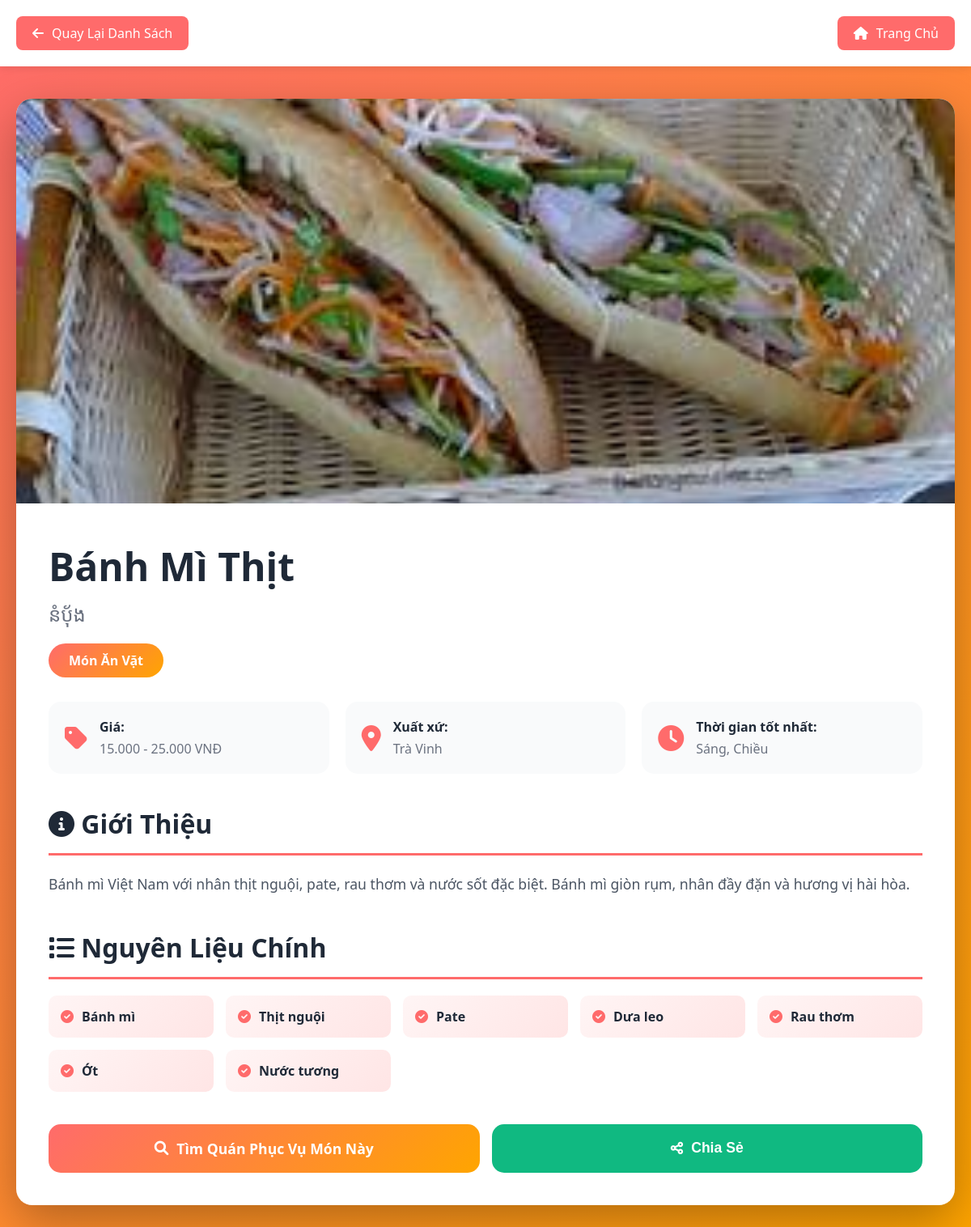
The app's page /chi-tiet-mon-an.php?id=banh-mi-thit-2 with its own data.
### tables this page shows
CREATE TABLE `foods` (
  `food_id` varchar(50) NOT NULL,
  `name` varchar(255) NOT NULL,
  `name_vi` varchar(255) NOT NULL,
  `name_khmer` varchar(255) NOT NULL,
  `category` varchar(50) DEFAULT NULL,
  `description` text DEFAULT NULL,
  `ingredients` longtext DEFAULT NULL CHECK (json_valid(`ingredients`)),
  `price_range` varchar(50) DEFAULT NULL,
  `image_url` varchar(255) DEFAULT NULL,
  `origin` varchar(100) DEFAULT NULL,
  `best_time` varchar(100) DEFAULT NULL,
  `status` varchar(50) DEFAULT NULL
);

### models/Food.php (called while the page is built, shortened)
<?php
class Food {
    private $conn;
    private $table_name = "foods";
    public $food_id;
    public function __construct($db = null) {
        if ($db) {
            $this->conn = $db;
        } else {
            $database = new Database();
            $this->conn = $database->getConnection();
        }
    }
    public function readOne() {
        $query = "SELECT * FROM " . $this->table_name . "
                 WHERE food_id = :food_id
                 LIMIT 0,1";
        $stmt = $this->conn->prepare($query);
        $stmt->bindParam(':food_id', $this->food_id);
        $stmt->execute();
        $row = $stmt->fetch(PDO::FETCH_ASSOC);
        if ($row) {
            $this->name = $row['name'];
            $this->name_khmer = $row['name_khmer'];
            $this->category = $row['category'];
            $this->description = $row['description'];
            $this->ingredients = $row['ingredients'];
            $this->price_range = $row['price_range'];
            $this->image_url = $row['image_url'];
            $this->origin = $row['origin'];
            $this->best_time = $row['best_time'];
            return true;
        }
        return false;
    }
}
?>

### chi-tiet-mon-an.php (the view, shortened to what this page needs)
<?php
require_once 'config/database.php';
require_once 'models/Food.php';
$foodId = isset($_GET['id']) ? $_GET['id'] : '';
try {
    $database = new Database();
    $db = $database->getConnection();
    $food = new Food($db);
    $food->food_id = $foodId;
    if (!$food->readOne()) {
        header('Location: am-thuc-dynamic.php');
        exit();
    }
    $ingredients = json_decode($food->ingredients, true) ?? [];
} catch (Exception $e) {
    $error = $e->getMessage();
}
?>
<!DOCTYPE html>
<html lang="vi">
<head>
    <link href="https://cdnjs.cloudflare.com/ajax/libs/font-awesome/6.0.0/css/all.min.css" rel="stylesheet">
</head>
<body>
    <div class="header">
        <div class="header-content">
            <a href="am-thuc-dynamic.php" class="back-btn">
                <i class="fas fa-arrow-left"></i>
                Quay Lại Danh Sách
            </a>
            <a href="index.php" class="back-btn">
                <i class="fas fa-home"></i>
                Trang Chủ
            </a>
        </div>
    </div>
    <div class="container">
        <div class="detail-card">
            <img src="<?php echo htmlspecialchars($food->image_url ?? 'images/placeholder-food.jpg'); ?>"
                 alt="<?php echo htmlspecialchars($food->name); ?>"
                 class="hero-image"
                 onerror="this.src='images/placeholder-food.jpg'">
            <div class="content">
                <div class="title-section">
                    <h1 class="food-name"><?php echo htmlspecialchars($food->name); ?></h1>
                    <?php if (!empty($food->name_khmer)): ?>
                    <div class="food-name-khmer"><?php echo htmlspecialchars($food->name_khmer); ?></div>
                    <?php endif; ?>
                    <span class="category-badge">
                        <?php
                        $catNames = [
                            'mon-chinh' => 'Món Chính',
                            'mon-an-vat' => 'Món Ăn Vặt',
                            'banh-ngot' => 'Bánh Ngọt',
                            'do-uong' => 'Đồ Uống'
                        ];
                        echo $catNames[$food->category] ?? 'Món ăn';
                        ?>
                    </span>
                </div>
                <div class="info-grid">
                    <div class="info-item">
                        <i class="fas fa-tag info-icon"></i>
                        <div class="info-content">
                            <strong>Giá:</strong>
                            <span><?php echo htmlspecialchars($food->price_range ?? 'Liên hệ'); ?></span>
                        </div>
                    </div>
                    <div class="info-item">
                        <i class="fas fa-map-marker-alt info-icon"></i>
                        <div class="info-content">
                            <strong>Xuất xứ:</strong>
                            <span><?php echo htmlspecialchars($food->origin ?? 'Trà Vinh'); ?></span>
                        </div>
                    </div>
                    <div class="info-item">
                        <i class="fas fa-clock info-icon"></i>
                        <div class="info-content">
                            <strong>Thời gian tốt nhất:</strong>
                            <span><?php echo htmlspecialchars($food->best_time ?? 'Cả ngày'); ?></span>
                        </div>
                    </div>
                </div>
                <div class="section">
                    <h2 class="section-title">
                        <i class="fas fa-info-circle"></i>
                        Giới Thiệu
                    </h2>
                    <div class="description">
                        <?php echo nl2br(htmlspecialchars($food->description)); ?>
                    </div>
                </div>
                <?php if (!empty($ingredients)): ?>
                <div class="section">
                    <h2 class="section-title">
                        <i class="fas fa-list"></i>
                        Nguyên Liệu Chính
                    </h2>
                    <div class="ingredients-list">
                        <?php foreach ($ingredients as $ingredient): ?>
                        <div class="ingredient-item">
                            <i class="fas fa-check-circle"></i>
                            <?php echo htmlspecialchars($ingredient); ?>
                        </div>
                        <?php endforeach; ?>
                    </div>
                </div>
                <?php endif; ?>
                <div class="action-buttons">
                    <a href="tim-quan-an.php?food_type=<?php echo urlencode($food->food_id); ?>"
                       class="btn btn-primary">
                        <i class="fas fa-search"></i>
                        Tìm Quán Phục Vụ Món Này
                    </a>
                    <button onclick="shareFood()" class="btn btn-secondary">
                        <i class="fas fa-share-alt"></i>
                        Chia Sẻ
                    </button>
                </div>
            </div>
        </div>
    </div>
</body>
</html>

### chi-tiet-mon-an.php (style rules this page uses)
* { margin: 0; padding: 0; box-sizing: border-box; }
body { font-family: 'Segoe UI', Tahoma, Geneva, Verdana, sans-serif; background: linear-gradient(135deg, #ff6b6b 0%, #ffa500 100%); min-height: 100vh; }
.header { background: white; padding: 20px; box-shadow: 0 2px 10px rgba(0, 0, 0, 0.1); }
.header-content { max-width: 1200px; margin: 0 auto; display: flex; justify-content: space-between; align-items: center; }
.back-btn { display: inline-flex; align-items: center; gap: 10px; padding: 10px 20px; background: #ff6b6b; color: white; text-decoration: none; border-radius: 8px; transition: all 0.3s; }
.container { max-width: 1200px; margin: 40px auto; padding: 0 20px; }
.detail-card { background: white; border-radius: 20px; overflow: hidden; box-shadow: 0 20px 60px rgba(0, 0, 0, 0.3); }
.hero-image { width: 100%; height: 500px; object-fit: cover; }
.content { padding: 40px; }
.title-section { margin-bottom: 30px; }
.food-name { font-size: 3em; color: #1f2937; margin-bottom: 10px; }
.food-name-khmer { font-size: 1.5em; color: #6b7280; margin-bottom: 20px; }
.category-badge { display: inline-block; background: linear-gradient(135deg, #ff6b6b 0%, #ffa500 100%); color: white; padding: 10px 25px; border-radius: 25px; font-weight: 600; }
.info-grid { display: grid; grid-template-columns: repeat(auto-fit, minmax(250px, 1fr)); gap: 20px; margin: 30px 0; }
.info-item { background: #f9fafb; padding: 20px; border-radius: 15px; display: flex; align-items: center; gap: 15px; }
.info-icon { font-size: 2em; color: #ff6b6b; }
.info-content strong { display: block; color: #1f2937; margin-bottom: 5px; }
.info-content span { color: #6b7280; }
.section { margin: 40px 0; }
.section-title { font-size: 2em; color: #1f2937; margin-bottom: 20px; padding-bottom: 15px; border-bottom: 3px solid #ff6b6b; }
.description { color: #4b5563; line-height: 1.8; font-size: 1.1em; }
.ingredients-list { display: grid; grid-template-columns: repeat(auto-fill, minmax(200px, 1fr)); gap: 15px; }
.ingredient-item { background: linear-gradient(135deg, #fff5f5 0%, #ffe5e5 100%); padding: 15px; border-radius: 10px; display: flex; align-items: center; gap: 10px; color: #1f2937; font-weight: 600; }
.ingredient-item i { color: #ff6b6b; }
.action-buttons { display: flex; gap: 15px; margin-top: 40px; }
.btn { flex: 1; padding: 18px; border: none; border-radius: 15px; font-size: 1.1em; font-weight: 600; cursor: pointer; transition: all 0.3s; text-decoration: none; text-align: center; display: flex; align-items: center; justify-content: center; gap: 10px; }
.btn-primary { background: linear-gradient(135deg, #ff6b6b 0%, #ffa500 100%); color: white; }
.btn-secondary { background: #10b981; color: white; }

### records on screen
foods: image_url (picture), name "Bánh Mì Thịt", name_khmer "នំបុ័ង", category "Món Ăn Vặt", price_range "15.000 - 25.000 VNĐ", origin "Trà Vinh", best_time "Sáng, Chiều", description "Bánh mì Việt Nam với nhân thịt nguội, pate, rau thơm và nước sốt đặc biệt. Bánh mì giòn rụm, nhân đầy đặn và hương vị hài hòa.", ingredients "Bánh mì", ingredients "Thịt nguội", ingredients "Pate", ingredients "Dưa leo", ingredients "Rau thơm", ingredients "Ớt", ingredients "Nước tương"
